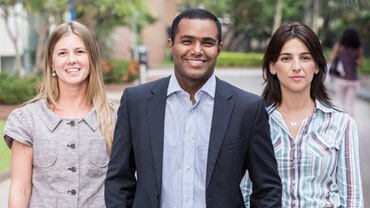
#> input picture 07. Template matching, corners and Haar cascades/img/people2.jpg, 370 x 208 px
$ jupyter execute --allow-errors 'Haar Cascades.ipynb'   (shell and % lines are left out)
#> lines starting #> are read from the running program, lines starting #| are printed output that depends on the picture; after the words box and inside, x2 and y2 are one past the last pixel; in counts of white or black regions, pixels touching at a corner belong together
[cell 1]
import cv2
import numpy as np
import matplotlib.pyplot as plt

[cell 2]
img = cv2.imread('img/people2.jpg');
#> img is the input picture: shape (208, 370, 3); mean B, G, R 135.2, 136.2, 142.5

[cell 3]
image =cv2.cvtColor(img, cv2.COLOR_BGR2RGB)

[cell 4]
plt.imshow(image)

[cell 5]
# Given the image above, lets detect faces on the image using haar cascades
# First create a CascadeClassifier using the frontalFace classifier -> Haarcascades/haarcascade_frontalface_default.xml
face_cascade = cv2.CascadeClassifier('Haarcascades/haarcascade_frontalface_default.xml')
eye_cascade = cv2.CascadeClassifier('Haarcascades/haarcascade_eye.xml')

# Convert the image to grayscale
img_gray = cv2.cvtColor(image, cv2.COLOR_BGR2GRAY)
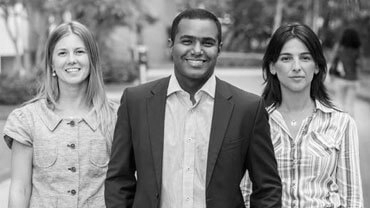
#> img_gray: shape (208, 370); min 0, max 254, mean 136.6


# Using the classifiers detect all faces on the image


# If no faces detected print("No faces found")


# Otherwise draw a rectangle on each face that has been detected

[cell 6]
img = image.copy()
faces = face_cascade.detectMultiScale(img_gray, 1.5, 8)
#> faces = [[170, 21, 54, 54], [44, 31, 54, 54], [268, 38, 54, 54]]

for (x,y,w,h) in faces:
    img = cv2.rectangle(img,(x,y),(x+w,y+h),(255,0,0),2)
    roi_gray = img_gray[y:y+h, x:x+w]
    roi_color = img[y:y+h, x:x+w]
    eyes = eye_cascade.detectMultiScale(roi_gray, 1.5)
    for (ex,ey,ew,eh) in eyes:
        cv2.rectangle(roi_color,(ex,ey),(ex+ew,ey+eh),(0,255,0),5)
#> this loop made 3 passes
#> (x, y) on passes 1 to 3: (170, 21), (44, 31), (268, 38)
#> pass 1, `img = cv2.rectangle(img,(x,y),(x+w,y+h),(255,0,0),2)`:
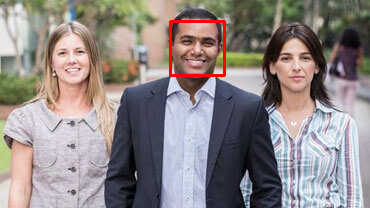
#> img: shape (208, 370, 3); mean R, G, B 143.4, 135.1, 134.2
#> pass 1, `roi_gray = img_gray[y:y+h, x:x+w]`:
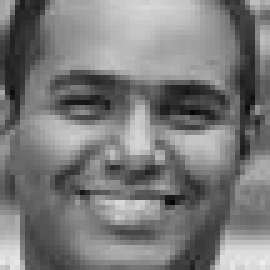
#> roi_gray: shape (54, 54) (shown 5 times larger); min 5, max 239, mean 122.6
#> pass 1, `roi_color = img[y:y+h, x:x+w]`:
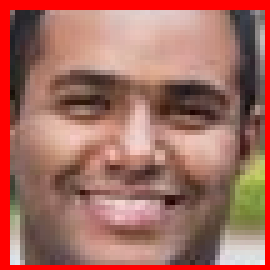
#> roi_color: shape (54, 54, 3) (shown 5 times larger); mean R, G, B 165.9, 108, 97.1
#> pass 2, `img = cv2.rectangle(img,(x,y),(x+w,y+h),(255,0,0),2)`:
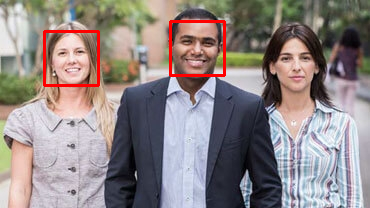
#> img: shape (208, 370, 3); 0.84% of pixels changed, all inside (x1, y1, x2, y2) = (43, 30, 100, 87)
#> after the loop:
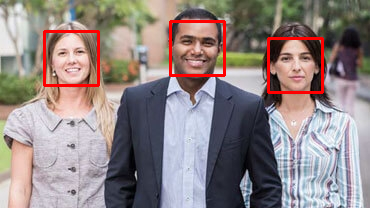
#> img: shape (208, 370, 3); 0.84% of pixels changed, all inside (x1, y1, x2, y2) = (267, 37, 324, 94)
#> after the loop:
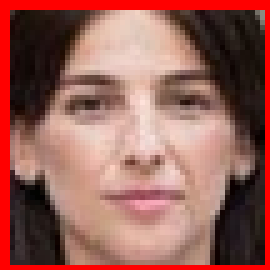
#> roi_color: shape (54, 54, 3) (shown 5 times larger); mean R, G, B 151.7, 96.2, 87.9
#> after the loop:
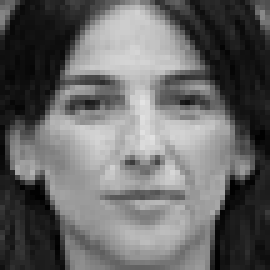
#> roi_gray: shape (54, 54) (shown 5 times larger); min 0, max 227, mean 102.6

cv2.imshow('img',img)
cv2.waitKey(0)
cv2.destroyAllWindows()

[cell 7]
cap = cv2.VideoCapture(0)

fourcc = cv2.VideoWriter_fourcc(*'DIVX')
#> fourcc = 1482049860
out = cv2.VideoWriter('output.avi',fourcc, 20.0, (640,480))


#> (the rest of this cell did not finish here and is left out)
